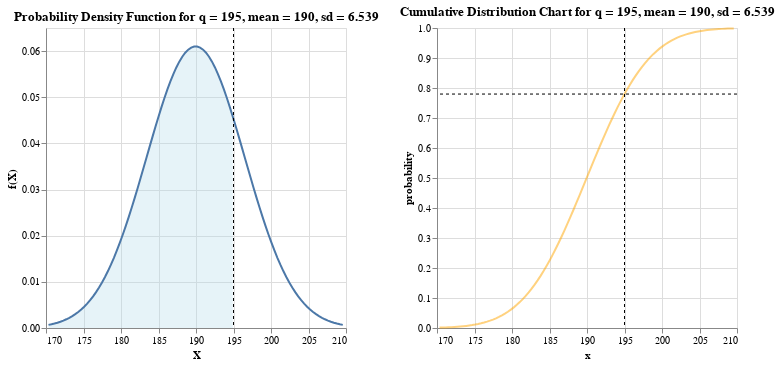

Write notebook code for a chart like this one.
### Markdown cell above
The distribution above closely resembles normal distribution. Hence, the self-developed `pnorm` and `qnorm` functions can be used to answer these statistical questions.

### Code cell
from mathdistops import pnorm
df, fig = pnorm(195, mean=adelie_penguins['flipper_length_mm'].mean(),
                 std_dev=adelie_penguins['flipper_length_mm'].std())
print(df)
fig

### Figure 1 — Vega-Lite specification as saved in the notebook (floating-point values rounded to 4 significant figures)
{"config": {"view": {"continuousWidth": 300, "continuousHeight": 300}}, "hconcat": [{"layer": [{"mark": {"type": "area", "color": "lightblue", "opacity": 0.3}, "encoding": {"x": {"field": "x", "title": "X", "type": "quantitative"}, "y": {"field": "pdf", "title": "f(X)", "type": "quantitative"}}, "title": "Probability Density Function for q = 195, mean = 190, sd = 6.539", "transform": [{"filter": "(datum.x <= 195)"}]}, {"mark": {"type": "line"}, "encoding": {"x": {"field": "x", "type": "quantitative"}, "y": {"field": "pdf", "type": "quantitative"}}}, {"data": {"name": "data-d9ed776fc03315ffa31e1797142d7c8c"}, "mark": {"type": "rule", "strokeDash": [3, 3]}, "encoding": {"x": {"field": "z", "type": "quantitative"}}}], "data": {"name": "data-468706477578b9069dc521f455a267be"}}, {"layer": [{"data": {"name": "data-468706477578b9069dc521f455a267be"}, "mark": {"type": "line"}, "encoding": {"color": {"value": "orange"}, "opacity": {"value": 0.5}, "x": {"field": "x", "title": "x", "type": "quantitative"}, "y": {"field": "cdf", "title": "probability", "type": "quantitative"}}, "title": "Cumulative Distribution Chart for q = 195, mean = 190, sd = 6.539"}, {"data": {"name": "data-d9ed776fc03315ffa31e1797142d7c8c"}, "mark": {"type": "rule", "strokeDash": [3, 3]}, "encoding": {"x": {"field": "z", "type": "quantitative"}}}, {"data": {"name": "data-12fd750cd1423e3f84559968ec1945f9"}, "mark": {"type": "rule", "strokeDash": [3, 3]}, "encoding": {"y": {"field": "p", "type": "quantitative"}}}], "height": 300, "width": 300}], "$schema": "https://vega.github.io/schema/vega-lite/v5.16.3.json", "datasets": {"data-468706477578b9069dc521f455a267be": [{"x": 170.3, "pdf": 0.0006777, "cdf": 0.00135, "q": 195}, {"x": 170.7, "pdf": 0.0008113, "cdf": 0.001644, "q": 195}, {"x": 171.1, "pdf": 0.0009678, "cdf": 0.001996, "q": 195}, {"x": 171.5, "pdf": 0.00115, "cdf": 0.002415, "q": 195}, {"x": 171.9, "pdf": 0.001362, "cdf": 0.002912, "q": 195}, {"x": 172.3, "pdf": 0.001607, "cdf": 0.003499, "q": 195}, {"x": 172.7, "pdf": 0.001888, "cdf": 0.00419, "q": 195}, {"x": 173.1, "pdf": 0.002212, "cdf": 0.005001, "q": 195}, {"x": 173.5, "pdf": 0.00258, "cdf": 0.005949, "q": 195}, {"x": 173.9, "pdf": 0.003, "cdf": 0.007053, "q": 195}, {"x": 174.3, "pdf": 0.003475, "cdf": 0.008334, "q": 195}, {"x": 174.7, "pdf": 0.00401, "cdf": 0.009815, "q": 195}, {"x": 175.1, "pdf": 0.00461, "cdf": 0.01152, "q": 195}, {"x": 175.5, "pdf": 0.005282, "cdf": 0.01348, "q": 195}, {"x": 175.9, "pdf": 0.006028, "cdf": 0.01572, "q": 195}, {"x": 176.3, "pdf": 0.006855, "cdf": 0.01827, "q": 195}, {"x": 176.7, "pdf": 0.007767, "cdf": 0.02116, "q": 195}, {"x": 177.1, "pdf": 0.008768, "cdf": 0.02444, "q": 195}, {"x": 177.5, "pdf": 0.009862, "cdf": 0.02813, "q": 195}, {"x": 177.9, "pdf": 0.01105, "cdf": 0.03227, "q": 195}, {"x": 178.3, "pdf": 0.01234, "cdf": 0.0369, "q": 195}, {"x": 178.7, "pdf": 0.01373, "cdf": 0.04206, "q": 195}, {"x": 179.1, "pdf": 0.01521, "cdf": 0.04779, "q": 195}, {"x": 179.5, "pdf": 0.0168, "cdf": 0.05413, "q": 195}, {"x": 179.8, "pdf": 0.01848, "cdf": 0.06112, "q": 195}, {"x": 180.2, "pdf": 0.02026, "cdf": 0.06879, "q": 195}, {"x": 180.6, "pdf": 0.02213, "cdf": 0.07719, "q": 195}, {"x": 181.0, "pdf": 0.02408, "cdf": 0.08634, "q": 195}, {"x": 181.4, "pdf": 0.0261, "cdf": 0.09628, "q": 195}, {"x": 181.8, "pdf": 0.0282, "cdf": 0.107, "q": 195}, {"x": 182.2, "pdf": 0.03034, "cdf": 0.1186, "q": 195}, {"x": 182.6, "pdf": 0.03254, "cdf": 0.1311, "q": 195}, {"x": 183.0, "pdf": 0.03476, "cdf": 0.1444, "q": 195}, {"x": 183.4, "pdf": 0.037, "cdf": 0.1587, "q": 195}, {"x": 183.8, "pdf": 0.03924, "cdf": 0.1738, "q": 195}, {"x": 184.2, "pdf": 0.04146, "cdf": 0.1898, "q": 195}, {"x": 184.6, "pdf": 0.04365, "cdf": 0.2066, "q": 195}, {"x": 185.0, "pdf": 0.04579, "cdf": 0.2244, "q": 195}, {"x": 185.4, "pdf": 0.04785, "cdf": 0.2429, "q": 195}, {"x": 185.8, "pdf": 0.04982, "cdf": 0.2623, "q": 195}, {"x": 186.2, "pdf": 0.05169, "cdf": 0.2824, "q": 195}, {"x": 186.6, "pdf": 0.05342, "cdf": 0.3032, "q": 195}, {"x": 187.0, "pdf": 0.05502, "cdf": 0.3247, "q": 195}, {"x": 187.4, "pdf": 0.05645, "cdf": 0.3468, "q": 195}, {"x": 187.8, "pdf": 0.05771, "cdf": 0.3694, "q": 195}, {"x": 188.2, "pdf": 0.05878, "cdf": 0.3925, "q": 195}, {"x": 188.6, "pdf": 0.05965, "cdf": 0.416, "q": 195}, {"x": 189.0, "pdf": 0.06031, "cdf": 0.4398, "q": 195}, {"x": 189.4, "pdf": 0.06075, "cdf": 0.4638, "q": 195}, {"x": 189.8, "pdf": 0.06098, "cdf": 0.4879, "q": 195}, {"x": 190.2, "pdf": 0.06098, "cdf": 0.5121, "q": 195}, {"x": 190.5, "pdf": 0.06075, "cdf": 0.5362, "q": 195}, {"x": 190.9, "pdf": 0.06031, "cdf": 0.5602, "q": 195}, {"x": 191.3, "pdf": 0.05965, "cdf": 0.584, "q": 195}, {"x": 191.7, "pdf": 0.05878, "cdf": 0.6075, "q": 195}, {"x": 192.1, "pdf": 0.05771, "cdf": 0.6306, "q": 195}, {"x": 192.5, "pdf": 0.05645, "cdf": 0.6532, "q": 195}, {"x": 192.9, "pdf": 0.05502, "cdf": 0.6753, "q": 195}, {"x": 193.3, "pdf": 0.05342, "cdf": 0.6968, "q": 195}, {"x": 193.7, "pdf": 0.05169, "cdf": 0.7176, "q": 195}, {"x": 194.1, "pdf": 0.04982, "cdf": 0.7377, "q": 195}, {"x": 194.5, "pdf": 0.04785, "cdf": 0.7571, "q": 195}, {"x": 194.9, "pdf": 0.04579, "cdf": 0.7756, "q": 195}, {"x": 195.3, "pdf": 0.04365, "cdf": 0.7934, "q": 195}, {"x": 195.7, "pdf": 0.04146, "cdf": 0.8102, "q": 195}, {"x": 196.1, "pdf": 0.03924, "cdf": 0.8262, "q": 195}, {"x": 196.5, "pdf": 0.037, "cdf": 0.8413, "q": 195}, {"x": 196.9, "pdf": 0.03476, "cdf": 0.8556, "q": 195}, {"x": 197.3, "pdf": 0.03254, "cdf": 0.8689, "q": 195}, {"x": 197.7, "pdf": 0.03034, "cdf": 0.8814, "q": 195}, {"x": 198.1, "pdf": 0.0282, "cdf": 0.893, "q": 195}, {"x": 198.5, "pdf": 0.0261, "cdf": 0.9037, "q": 195}, {"x": 198.9, "pdf": 0.02408, "cdf": 0.9137, "q": 195}, {"x": 199.3, "pdf": 0.02213, "cdf": 0.9228, "q": 195}, {"x": 199.7, "pdf": 0.02026, "cdf": 0.9312, "q": 195}, {"x": 200.1, "pdf": 0.01848, "cdf": 0.9389, "q": 195}, {"x": 200.5, "pdf": 0.0168, "cdf": 0.9459, "q": 195}, {"x": 200.9, "pdf": 0.01521, "cdf": 0.9522, "q": 195}, {"x": 201.2, "pdf": 0.01373, "cdf": 0.9579, "q": 195}, {"x": 201.6, "pdf": 0.01234, "cdf": 0.9631, "q": 195}, {"x": 202.0, "pdf": 0.01105, "cdf": 0.9677, "q": 195}, {"x": 202.4, "pdf": 0.009862, "cdf": 0.9719, "q": 195}, {"x": 202.8, "pdf": 0.008768, "cdf": 0.9756, "q": 195}, {"x": 203.2, "pdf": 0.007767, "cdf": 0.9788, "q": 195}, {"x": 203.6, "pdf": 0.006855, "cdf": 0.9817, "q": 195}, {"x": 204.0, "pdf": 0.006028, "cdf": 0.9843, "q": 195}, {"x": 204.4, "pdf": 0.005282, "cdf": 0.9865, "q": 195}, {"x": 204.8, "pdf": 0.00461, "cdf": 0.9885, "q": 195}, {"x": 205.2, "pdf": 0.00401, "cdf": 0.9902, "q": 195}, {"x": 205.6, "pdf": 0.003475, "cdf": 0.9917, "q": 195}, {"x": 206.0, "pdf": 0.003, "cdf": 0.9929, "q": 195}, {"x": 206.4, "pdf": 0.00258, "cdf": 0.9941, "q": 195}, {"x": 206.8, "pdf": 0.002212, "cdf": 0.995, "q": 195}, {"x": 207.2, "pdf": 0.001888, "cdf": 0.9958, "q": 195}, {"x": 207.6, "pdf": 0.001607, "cdf": 0.9965, "q": 195}, {"x": 208.0, "pdf": 0.001362, "cdf": 0.9971, "q": 195}, {"x": 208.4, "pdf": 0.00115, "cdf": 0.9976, "q": 195}, {"x": 208.8, "pdf": 0.0009678, "cdf": 0.998, "q": 195}, {"x": 209.2, "pdf": 0.0008113, "cdf": 0.9984, "q": 195}, {"x": 209.6, "pdf": 0.0006777, "cdf": 0.9987, "q": 195}], "data-d9ed776fc03315ffa31e1797142d7c8c": [{"z": 195}], "data-12fd750cd1423e3f84559968ec1945f9": [{"p": 0.7798}]}}
